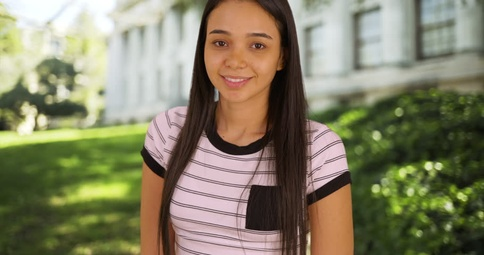
#> input picture women1/1-original.jpg, 484 x 255 px, shrunk from 910 x 480 before the run; its folder holds 4 pictures in this run
$ python Scramble.py
#> lines starting #> are read from the running program, lines starting #| are printed output that depends on the picture
import os
from PIL import Image
import random
from datetime import datetime

def scramble(key,fileName,basepath):
#> called with key = 'abc', fileName = '1-original.jpg', basepath = 'women1/'
    image = Image.open(basepath+fileName)
#> image is the input picture: PIL image 484x255 RGB; mean R, G, B 133.2, 129.1, 102.1
    pixels = image.load()
    new_image = Image.new(image.mode,image.size)
#> new_image: PIL image 484x255 RGB; every value is 0
    new_image_pix = new_image.load()
    seed = 0
    for c in key:
        seed+=ord(c)
    random.seed(seed)
    for i in range(0,(image.size)[0]):
        for j in range(0,(image.size)[1]):
            new_image_pix[i,j] = pixels[random.randint(0,image.size[0]-1),
                                        random.randint(0,image.size[1]-1)]
    fileNamelst=fileName.split('.')
    new_image.save(basepath+fileNamelst[0].replace('original', 'scramble')+'.'+fileNamelst[1])
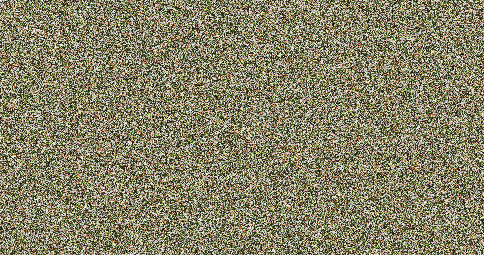
#> saved as 1-scramble.jpg: PIL image 484x255 RGB; mean R, G, B 133.2, 129.2, 102.2
#> pass 3 of the loop `for img in os.listdir(basepath):`:
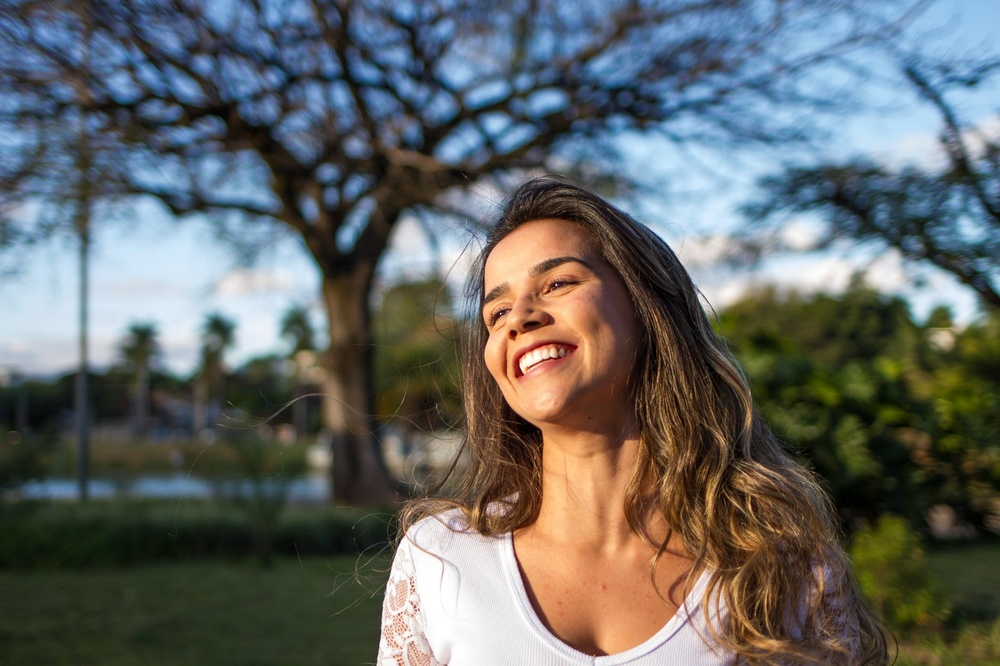
#> input picture women1/10-original.jpg, 1000 x 666 px, shrunk from 1880 x 1253 before the run
#> in scramble, image is the input picture: PIL image 1000x666 RGB; mean R, G, B 99.4, 102.8, 101.1
#> new_image: PIL image 1000x666 RGB; every value is 0
#> in scramble (call 3), `new_image.save(basepath+fileNamelst[0].replace('original', 'scramble')..`:
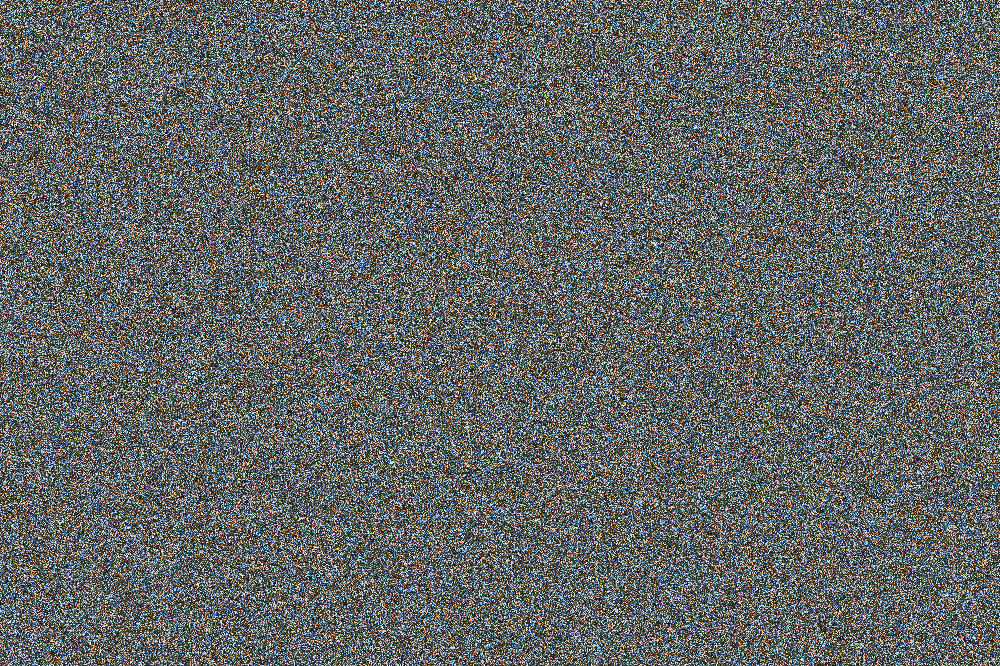
#> saved as 10-scramble.jpg: PIL image 1000x666 RGB; mean R, G, B 99.3, 102.7, 101
#> the loop made 4 passes; the first 3 are shown

basepath = 'women1/'
#basepath = 'men1/'
for img in os.listdir(basepath):
    scramble('abc',img,basepath)
